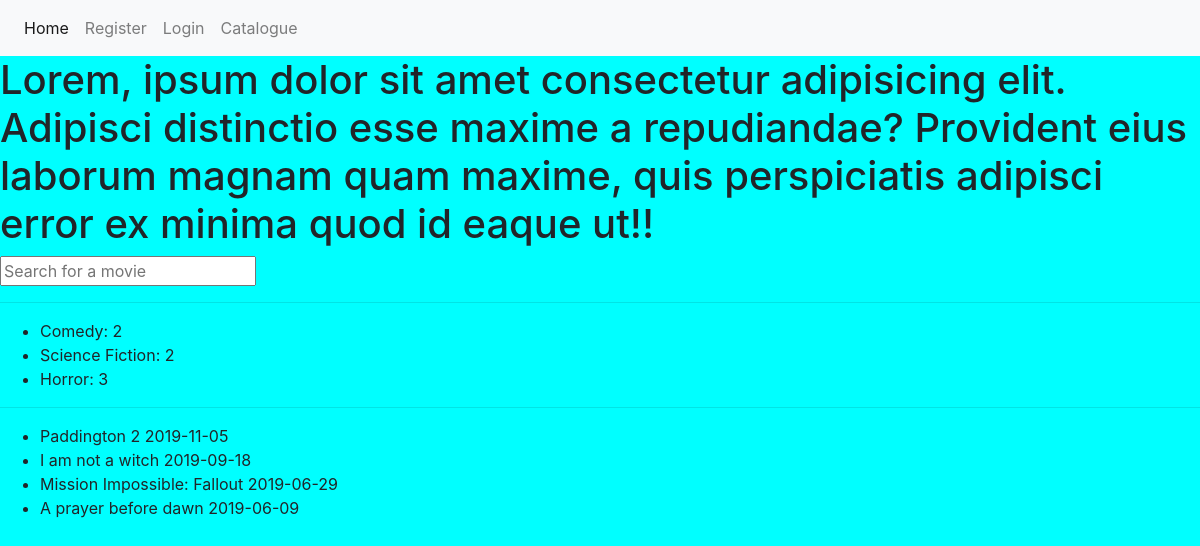
Before: / with the older database file.
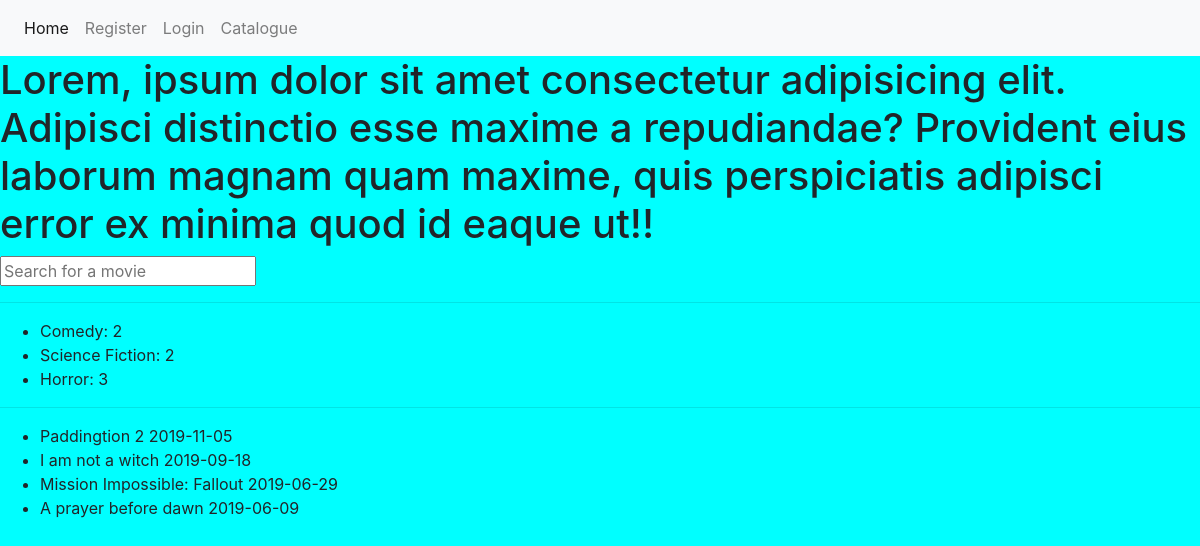
After: the same page with the newer database file.
### tables this page shows
CREATE TABLE IF NOT EXISTS `movies` (
  `movie_id` int(11) NOT NULL AUTO_INCREMENT,
  `name` varchar(255) NOT NULL,
  `cat_id` int(255) NOT NULL,
  `movie_path` varchar(255) DEFAULT NULL,
  `release_year` date DEFAULT NULL,
  `short_synopsis` varchar(30) DEFAULT NULL,
  `long_synopsis` varchar(3000) DEFAULT NULL,
  `post_path` varchar(255) DEFAULT NULL,
  PRIMARY KEY (`movie_id`),
  KEY `cat_id` (`cat_id`)
);

### connect-to.php (called while the page is built, shortened)
<?php
function connectTo($sql)
{
    $connect = mysqli_connect(DB_SERVER, DB_USER, DB_PASSWORD, DB_TABLE);
    $query = mysqli_query($connect, $sql);
    return $query;
}

### index.php (the view, shortened to what this page needs)
<!DOCTYPE html>
<html lang="en">
<head>
    <?php require_once './looks.php';
    headerLink(); ?>
</head>
<body>
    <?php navBar(); ?> <h1>Lorem, ipsum dolor sit amet consectetur adipisicing elit. Adipisci distinctio esse maxime a repudiandae? Provident eius laborum magnam quam maxime, quis perspiciatis adipisci error ex minima quod id eaque ut!!</h1>
    <form autocomplete="off" action="" method="POST">
        <div class="autocomplete" style="width:300px;">
            <input type="text" name="search" placeholder="Search for a movie" id="search">
        </div>
    </form>
    <hr>
    <div>
        <ul>
            <?php
            require_once './connect-to.php';
            $sql = "SELECT COUNT(m.movie_id) AS count, c.cat_name FROM category c JOIN movies m ON m.cat_id=c.cat_id GROUP BY c.cat_id ORDER BY RAND() LIMIT 3";
            $query = connectTo($sql);
            while ($row = mysqli_fetch_assoc($query)) {
                echo '<li>' . $row['cat_name'].': ' . $row['count'] . '</li>';
            }
            ?>
        </ul>
    </div>
    <hr>
    <div>
        <ul>
            <?php
            $sql = "SELECT * FROM movies ORDER BY release_year DESC LIMIT 4";
            $query = connectTo($sql);
            while ($row = mysqli_fetch_assoc($query)) {
                echo '<li>' . $row['name'] . ' ' . $row['release_year'] . '</li>';
            }
            ?>
        </ul>
    </div>
</body>
</html>

Changed rows visible on the page:
changed movies: name "Paddington 2" → "Paddingtion 2"
